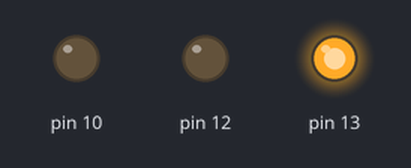
Recording of a sketch running on a simulated Arduino Uno, built with avr-gcc and run on an emulated ATmega328P. On the bench: output pins drawn as LEDs (lit = HIGH).

Above: at 0.5 s.
At 1.5 s:
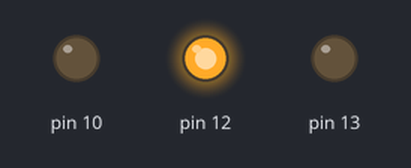
At 5.5 s:
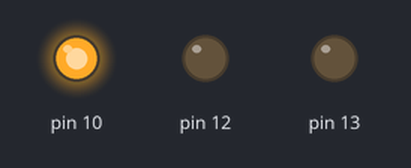
Timing chart, 0 to 6.9 s (numbered marks = the images above):
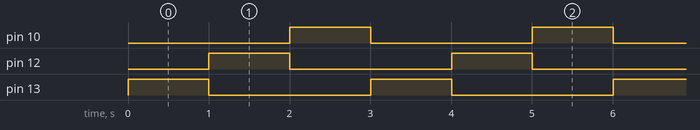

Measured:
- by itself, pin 10, pin 12, pin 13: alternates HIGH for 1.0 s and LOW for 2.0 s
- by itself, everything shown: repeats every 3.0 s, in 3 steps

The sketch:

aalzah23lab1.ino
```cpp
// Aziz Alzahrani - 675518850
// Lab 1 - Get started with Arduino
// This code controls the built-in LED along with two other external LEDs and cycles through them, toggling one LED at a time.
// All of this is done without the use of delay().
// This program assumes that the other two external LEDs are connected to digital pins 12 and 10.
// The delaying algorithm was inspired by the documentation in arduino.cc after reading about the millis() function.
// Youtube link - https://youtu.be/IURG1ipT8xg

void setup() {
  pinMode(13, OUTPUT);
  pinMode(12, OUTPUT);
  pinMode(10, OUTPUT);

  digitalWrite(13, HIGH);
}

enum LED {
  builtin,
  red,
  green
};

int d = 1000;
unsigned long lim = millis() + d;
LED led = builtin;

void loop() {
  if (millis() > lim) {
    switch (led) {
      case builtin:
        digitalWrite(13, LOW);
        digitalWrite(12, HIGH);
        led = red;
        break;
      case red:
        digitalWrite(12, LOW);
        digitalWrite(10, HIGH);
        led = green;
        break;
      case green:
        digitalWrite(10, LOW);
        digitalWrite(13, HIGH);
        led = builtin;
        break;
    }

    lim = millis() + d;
  }
}
```
